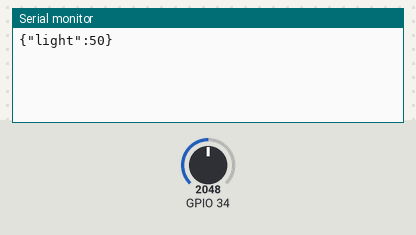
Bench run of a sketch on a simulated ESP32. Parts: the last lines printed to the serial monitor. The inputs (shaded band) are chosen by the test bench; at power-on: GPIO 34 = 2048. WiFi joins after 1.5 s; servers stay silent unless stated; random numbers use the default seed unless the sketch sets one; no MQTT or app messages arrive unless stated.

Above: at 2.7 s.
2.8 s: GPIO 34 set to 2866
At 4.7 s:
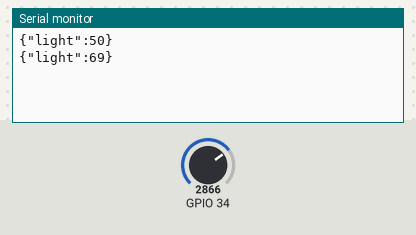
5.5 s: GPIO 34 set to 3603
At 6.3 s:
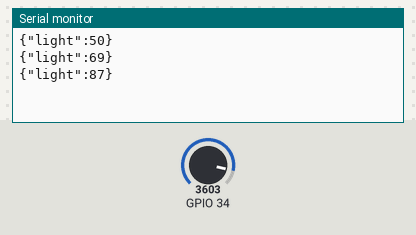
Timing chart, 0 to 8.5 s (numbered marks = the images above; inputs shaded):
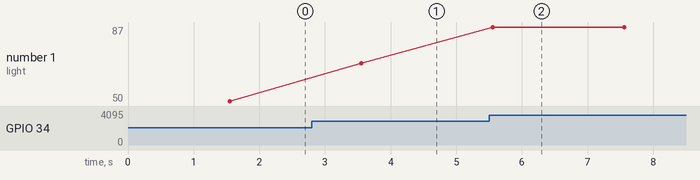

The sketch:

mqtt_minimal.ino
```cpp
#include <WiFi.h>
#include <PubSubClient.h>

WiFiClient net;
PubSubClient mqtt(net);

void setup() {
  Serial.begin(115200);
  WiFi.begin("Wokwi-GUEST", "", 6);
  while (WiFi.status() != WL_CONNECTED) delay(250);
  mqtt.setServer("broker.hivemq.com", 1883);
}

void loop() {
  if (!mqtt.connected()) mqtt.connect(("demo-" + String(random(0xffff))).c_str());
  mqtt.loop();

  int value = analogRead(34);
  String msg = "{\"light\":" + String(value * 100 / 4095) + "}";
  mqtt.publish("sltiot/DEMO-01/telemetry", msg.c_str());
  Serial.println(msg);

  delay(2000);
}
```

Measured:
- after the input at 2.8 s, the serial monitor: prints a new line after 0.75 s (image 1)
- after the input at 5.5 s, the serial monitor: prints a new line after 0.06 s (image 2)
- plotted number 1: 50 → 69 after the input at 2.8 s, 69 → 87 after the input at 5.5 s
